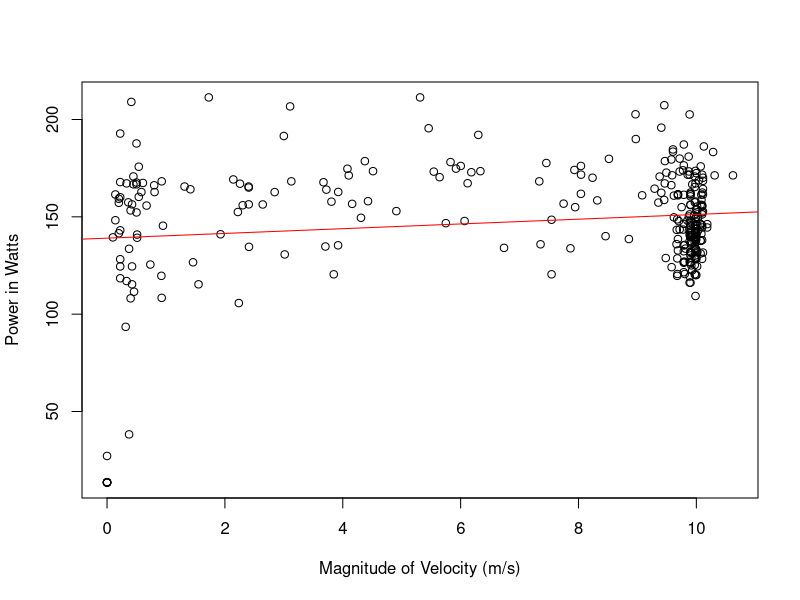

Write R code to recreate this figure.
# Set the working directory
setwd("/Users/mac/Desktop/Programming/COMP9596//DroneData")

# Read the data
data <- read.csv(file="10.csv", header=TRUE, sep=",")

# Convert date column to Date object
data$Date <- as.POSIXct(data$Date)

# Extract the data from column name to plot
data.toPlot <- data[data$Battery > 18 & data$Battery < 81,]

# Calculate the difference of each time point to the first (in seconds)
data.toPlot$TimeDiff <- data.toPlot$Date - data.toPlot$Date[1]

# Since TimeDiff is a time/date object, convert it to a numeric and store this as an extra column in data frame
data.toPlot$TimeDiffValue <- as.numeric(data.toPlot$TimeDiff)

# Multiple current and voltage to get Power
data.toPlot$Power <- as.double(-(data.toPlot$Current/1000) * data.toPlot$Voltage/1000)

#Get Mangnitude of Velocity
data.toPlot$Velocity <- sqrt(data.toPlot$VelocityX^2 + data.toPlot$VelocityY^2 + data.toPlot$VelocityZ^2)
data.toPlotFinal <- data.toPlot[with(data.toPlot, order(Velocity)), ]

ppi <- 200
png(file=paste("10", ".png", sep=""), height=7*ppi, width=9*ppi, res=ppi)

plot(y=data.toPlot$Power, x=data.toPlot$Velocity, type="p", ylab="Power in Watts", xlab="Magnitude of Velocity (m/s)", lty=1, col="Black", lwd=1)
abline(lm(data.toPlot$Power ~ data.toPlot$Velocity), col="red")

#legend("topright", legend=c("Mean Watts = 154.5845"), pch=1, lty=1, lwd=3)

dev.off()